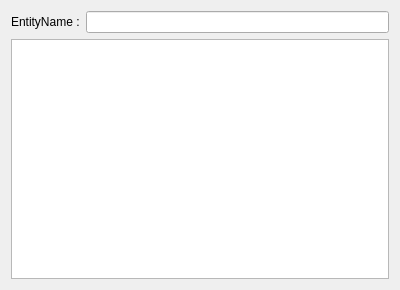
<?xml version="1.0" encoding="UTF-8"?>
<ui version="4.0">
 <class>EntityProperty</class>
 <widget class="QWidget" name="EntityProperty">
  <property name="geometry">
   <rect>
    <x>0</x>
    <y>0</y>
    <width>400</width>
    <height>290</height>
   </rect>
  </property>
  <property name="windowTitle">
   <string>Form</string>
  </property>
  <layout class="QVBoxLayout" name="verticalLayout_2">
   <item>
    <layout class="QVBoxLayout" name="verticalLayout">
     <item>
      <layout class="QHBoxLayout" name="horizontalLayout">
       <item>
        <widget class="QLabel" name="labelEntityName">
         <property name="text">
          <string>EntityName :</string>
         </property>
        </widget>
       </item>
       <item>
        <widget class="QLineEdit" name="editEntityName"/>
       </item>
      </layout>
     </item>
     <item>
      <widget class="QTreeView" name="treeView"/>
     </item>
    </layout>
   </item>
  </layout>
 </widget>
 <resources/>
 <connections/>
</ui>
